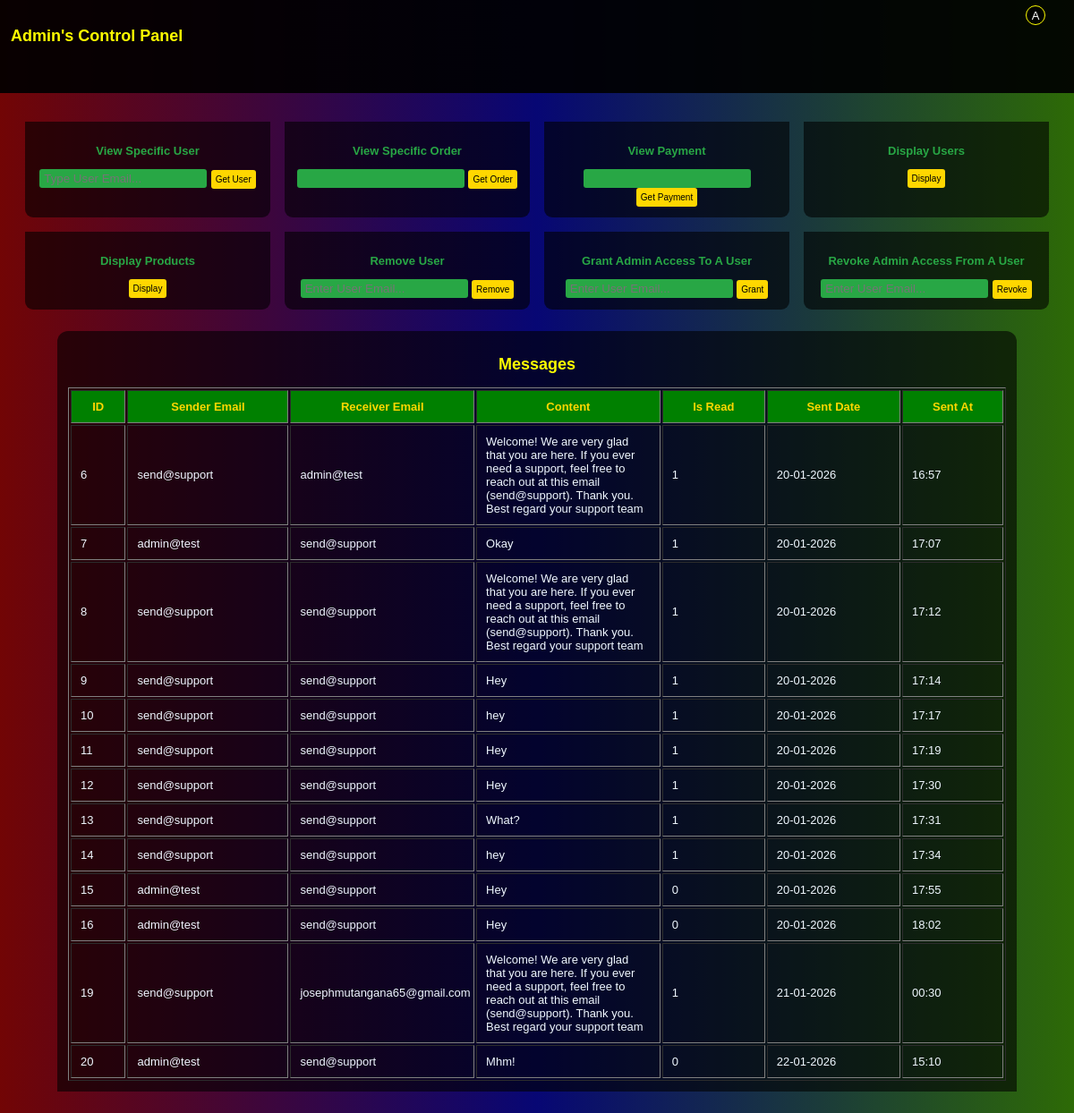
/admin/display/messages (signed in), run on an earlier commit of the app's database.
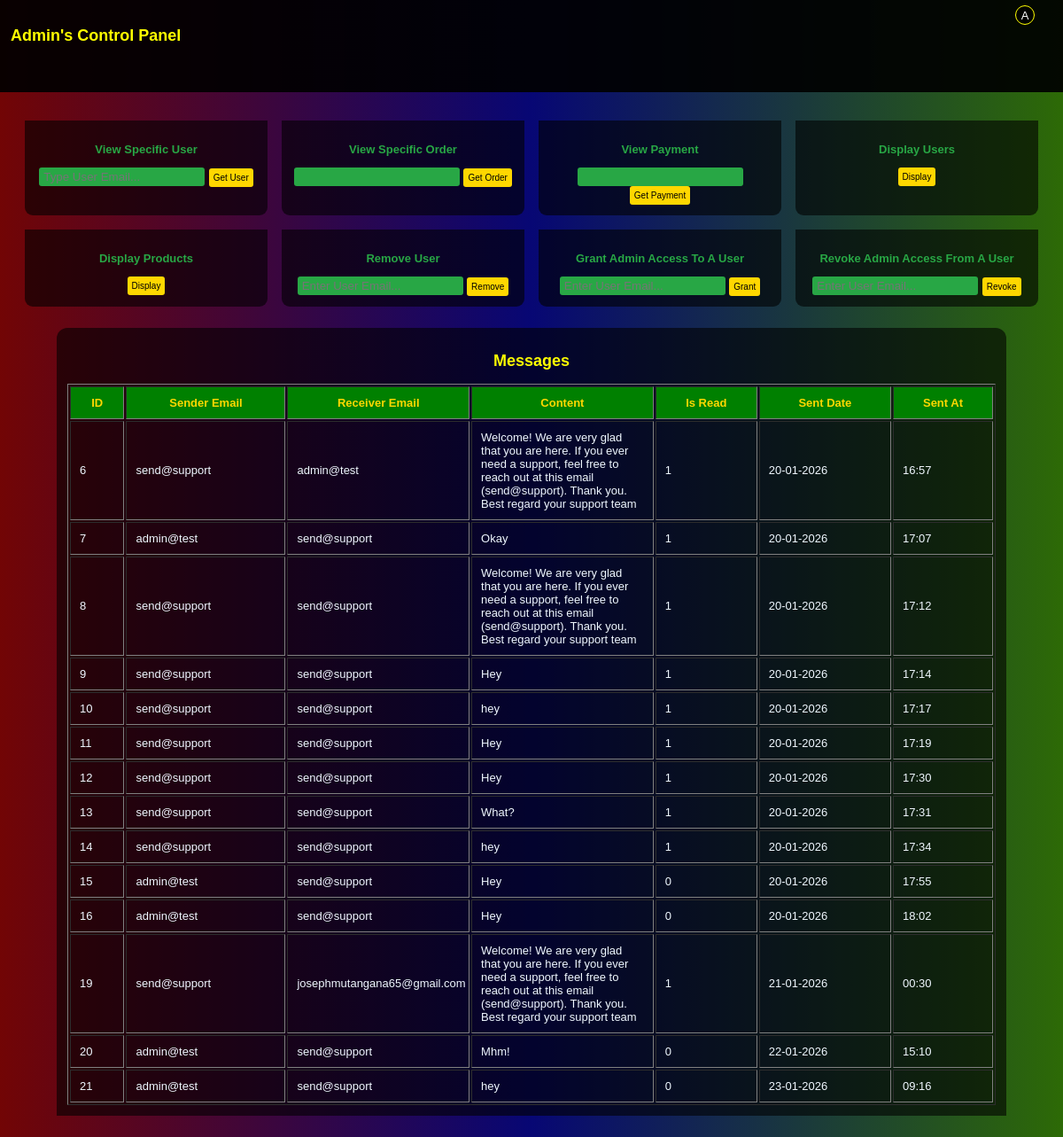
And on a later commit of the database.
### tables this page shows
CREATE TABLE message(
         id integer primary key autoincrement,
         sender_email not null,
         receiver_email not null,
         content text not null,
         is_read integer not null default 0,
         sent_date timestamp not null,
         sent_at timestamp not null
         
    );

### app.py (the view)
@app.route("/admin/display/messages/", methods=["GET", "POST"])
@app.route("/admin/display/messages", methods=["GET", "POST"])
def get_messages():
    if "user_id" in session and session.get("user_role") == "Admin":
        conn = get_database()
        cursor = conn.cursor()
        cursor.execute("SELECT * FROM message")
        messages = cursor.fetchall()
        conn.close()
        view_message="Messages"
        if messages:
            return render_template("admin.html", logged_in=True, messages=messages, view_message=view_message, letter=session["user_name"][0].upper(), name = session["user_name"],role=session["user_role"])
        else:
            flash("No Messages", "warning")
            return redirect(url_for("admin"))
    else:
        return redirect(url_for("admin_login"))

### app.py (called while the page is built)
def get_database():
    conn = sqlite3.connect("app.db")
    conn.row_factory = sqlite3.Row
    conn.execute("PRAGMA foreign_keys = ON;")
    return conn

### templates/admin.html (shortened to what this page needs)
<!DOCTYPE html>
<html lang="en">
<head>
    <link rel="stylesheet" href="{{url_for('static', filename='style.css')}}">
</head>
<body id="admin_page">
    <section class="admin_panel">
        <section class="admin_header">
            <h1>Admin's Control Panel</h1>
            <div class="nav">
                <div class="profile">
                    {% if logged_in %}
                    <div class="circle" id="circle" style="background-color: rgb(0,0,0,0.6); border: 1px solid yellow;">
                        <p>{{letter}}</p>
                    </div>
                    {% endif %}
                </div>
        </section>
        <section class="control">
            <div class="box" id="search_user">
                <h1>View Specific User</h1>
                <form action="/admin/user" method="POST">
                    <input type="search" name="email" placeholder="Type User Email..." required>
                    <button>Get User</button>
                </form>
            </div>
            <div class="box" id="view_order">
                <h1>View Specific Order</h1>
                <form action="/view_order" method="post">
                    <input type="search" name="view_order" required>
                    <button>Get Order</button>
                </form>
            </div>
            <div class="box" id="payements">
                <h1>View Payment</h1>
                <form action="/view_payment" method="post">
                    <input type="search" name="view_payment" required>
                    <button>Get Payment</button>
                </form>
            </div>
            <div class="box" id="all_users">
                <h1>Display Users</h1>
                <form action="/admin/display/users" method="post">
                    <button>Display</button>
                </form>
            </div>
            <div class="box" id="all_products">
                <h1>Display Products</h1>
                <form action="/admin/display/products" method="post">
                    <button>Display</button>
                </form>
            </div>
            <div class="box">
                <h1>Remove User</h1>
                <form action="/admin/remove/user" method="post">
                    <input type="email" name="email" id="" required placeholder="Enter User Email...">
                    <button>Remove</button>
                </form>
            </div>
            <div class="box">
                <h1>Grant Admin Access To A User</h1>
                <form action="/admin/grant/admin/access" method="post">
                    <input type="email" name="email" id="" required placeholder="Enter User Email...">
                    <button>Grant</button>
                </form>
            </div>
            <div class="box">
                <h1>Revoke Admin Access From A User</h1>
                <form action="/admin/revoke/admin/access" method="post">
                    <input type="email" name="email" id="" required placeholder="Enter User Email...">
                    <button>Revoke</button>
                </form>
            </div>
        </section>
            {% if messages %}
            <div class="admin_table">
                <h1>{{view_message}}</h1>
                <table border="1" cellpadding="10">
                    <tr>
                        <th>ID</th>
                        <th>Sender Email</th>
                        <th>Receiver Email</th>
                        <th>Content</th>
                        <th>Is Read</th>
                        <th>Sent Date</th>
                        <th>Sent At</th>
                    </tr>
                    {% for message in messages %}
                    <tr>
                        <td>{{ message.id }}</td>
                        <td>{{ message.sender_email }}</td>
                        <td>{{ message.receiver_email }}</td>
                        <td>{{ message.content }}</td>
                        <td>{{ message['is_read'] }}</td>
                        <td>{{ message.sent_date }}</td>
                        <td>{{ message.sent_at }}</td>
                    </tr>
                    {% endfor %}
                </table>
                {% endif %}
                    </div>
    </section>
</body>
</html>

### static/style.css (style rules this page uses)
body { margin: 0; padding: 0; font-weight: lighter; font-family: Arial, Helvetica, sans-serif; }
h1 { font-size: small; }
.header .nav .profile .circle, .admin_header .nav .profile .circle { position: absolute; right: 2rem; top: 6px; width: 20px; height: 20px; border-radius: 50%; display: flex; justify-content: center; align-items: center; }
.header .nav .profile .circle p, .admin_header .nav .profile .circle p { color: white; font-size: small; position: relative; }
input, button { border: none; outline: none; padding: 3px; border-radius: 3px; }
#admin_page { background: linear-gradient(90deg, rgb(114, 5, 5), rgb(7, 7, 116), rgb(45, 106, 6)); }
.admin_header { height: 10vh; padding: 12px; position: sticky; top: 0; background-color: rgba(0, 0, 0, 0.922); }
.admin_header h1 { color: yellow; font-size: large; }
.control { padding-top: 2rem; display: flex; justify-content: center; gap: 1rem; margin: 0 auto; flex-wrap: wrap; }
.control .box { width: auto; padding: 12px; background-color: rgba(0, 0, 0, 0.6); border-radius: 0 0 9px 9px; width: 250px; text-align: center; }
.control .box h1 { color: #28a745; }
#admin_page button { border: none; background-color: gold; padding: 5px 5px; font-size: x-small; }
.control .box input { border: none; background-color: #28a745; padding: 3px 5px; outline: none; color: white; }
.admin_table { justify-content: center; display: flex; flex-direction: column; border-radius: 12px 12px 0 0; padding: 12px; margin: 24px 64px; color: aliceblue; text-align: center; background-color: rgb(0, 0, 0, 0.6); }
.admin_table h1 { color: yellow; font-size: large; }
.admin_table table th { background-color: green; color: gold; font-size: small; }
.admin_table table td { font-size: small; text-align: left; color: aliceblue; max-width: 100px; }

What changed in the data, as far as the page shows it:
added message: id "21", sender_email "admin@test", receiver_email "send@support", content "hey", is_read "0", sent_date "23-01-2026", sent_at "09:16"
